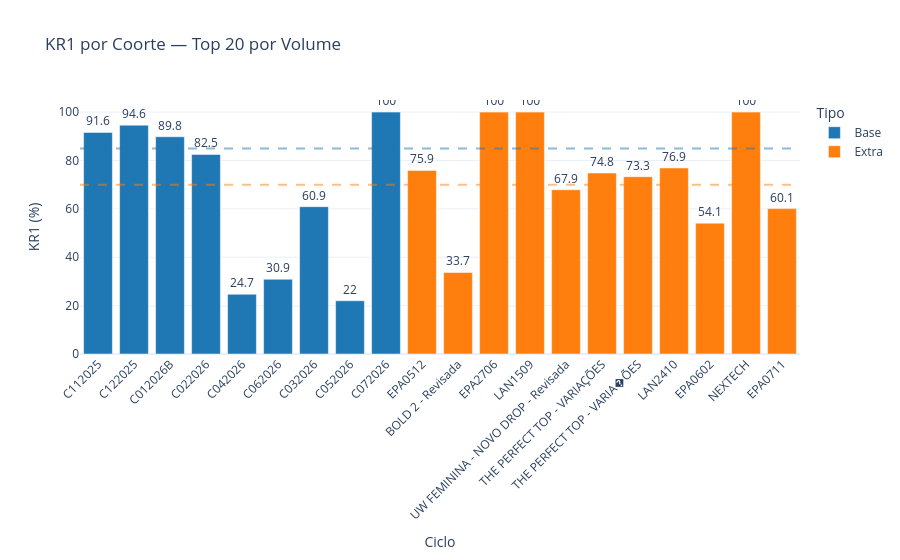

Notebook code for this chart:
### Code cell
plot_kr1_coorte_top20(kr1_coorte, colors_cycle)

### Figure 1 — Plotly figure (JSON) as saved in the notebook; plotly's stock layout.template omitted (floating-point values rounded to 4 significant figures)
{"data": [{"customdata": [[709871, 59674, 397, "2025-11"], [536059, 29036, 317, "2025-12"], [394640, 40245, 258, "2026-01"], [361086, 63016, 244, "2026-02"], [356484, 268423, 244, "2026-04"], [339083, 234351, 263, "2026-06"], [299397, 117131, 215, "2026-03"], [282514, 220301, 203, "2026-05"], [137051, 0, 134, "2026-07"]], "hovertemplate": "Tipo=Base<br>Ciclo=%{x}<br>KR1 (%)=%{text}<br>vol_original=%{customdata[0]}<br>vol_int_any=%{customdata[1]}<br>n_ops=%{customdata[2]}<br>mes_alvo_str=%{customdata[3]}<extra></extra>", "legendgroup": "Base", "marker": {"color": "#1f77b4", "pattern": {"shape": ""}}, "name": "Base", "orientation": "v", "showlegend": true, "text": [91.6, 94.6, 89.8, 82.5, 24.7, 30.9, 60.9, 22.0, 100.0], "textposition": "outside", "type": "bar", "x": ["C112025", "C122025", "C012026B", "C022026", "C042026", "C062026", "C032026", "C052026", "C072026"], "xaxis": "x", "y": [91.6, 94.6, 89.8, 82.5, 24.7, 30.9, 60.9, 22.0, 100.0], "yaxis": "y"}, {"customdata": [[168234, 40534, 83, "2026-03"], [84506, 56010, 92, "2026-01"], [75678, 0, 49, "2025-11"], [73561, 0, 22, "2025-11"], [66346, 21297, 60, "2025-12"], [64918, 16371, 63, "2025-12"], [61380, 16371, 61, "2026-01"], [57937, 13404, 48, "2026-03"], [44500, 20409, 17, "2026-04"], [40014, 0, 45, "2025-11"], [37397, 14908, 13, "2026-01"]], "hovertemplate": "Tipo=Extra<br>Ciclo=%{x}<br>KR1 (%)=%{text}<br>vol_original=%{customdata[0]}<br>vol_int_any=%{customdata[1]}<br>n_ops=%{customdata[2]}<br>mes_alvo_str=%{customdata[3]}<extra></extra>", "legendgroup": "Extra", "marker": {"color": "#ff7f0e", "pattern": {"shape": ""}}, "name": "Extra", "orientation": "v", "showlegend": true, "text": [75.9, 33.7, 100.0, 100.0, 67.9, 74.8, 73.3, 76.9, 54.1, 100.0, 60.1], "textposition": "outside", "type": "bar", "x": ["EPA0512", "BOLD 2 - Revisada", "EPA2706", "LAN1509", "UW FEMININA - NOVO DROP - Revisada", "THE PERFECT TOP - VARIAÇÕES", "THE PERFECT TOP - VARIA�ÕES", "LAN2410", "EPA0602", "NEXTECH", "EPA0711"], "xaxis": "x", "y": [75.9, 33.7, 100.0, 100.0, 67.9, 74.8, 73.3, 76.9, 54.1, 100.0, 60.1], "yaxis": "y"}], "layout": {"barmode": "relative", "legend": {"title": {"text": "Tipo"}, "tracegroupgap": 0}, "shapes": [{"line": {"color": "#1f77b4", "dash": "dash"}, "opacity": 0.5, "type": "line", "x0": 0, "x1": 1, "xref": "x domain", "y0": 85, "y1": 85, "yref": "y"}, {"line": {"color": "#ff7f0e", "dash": "dash"}, "opacity": 0.5, "type": "line", "x0": 0, "x1": 1, "xref": "x domain", "y0": 70, "y1": 70, "yref": "y"}], "title": {"text": "KR1 por Coorte — Top 20 por Volume"}, "xaxis": {"anchor": "y", "domain": [0, 1], "tickangle": -45, "title": {"text": "Ciclo"}}, "yaxis": {"anchor": "x", "domain": [0, 1], "range": [0, 105], "title": {"text": "KR1 (%)"}}}}
